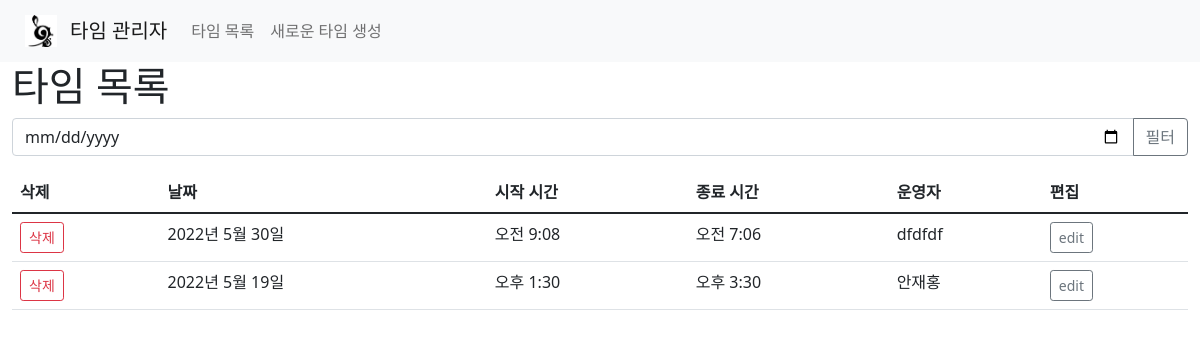
The page /time_manage/list/ on the database as committed earlier.
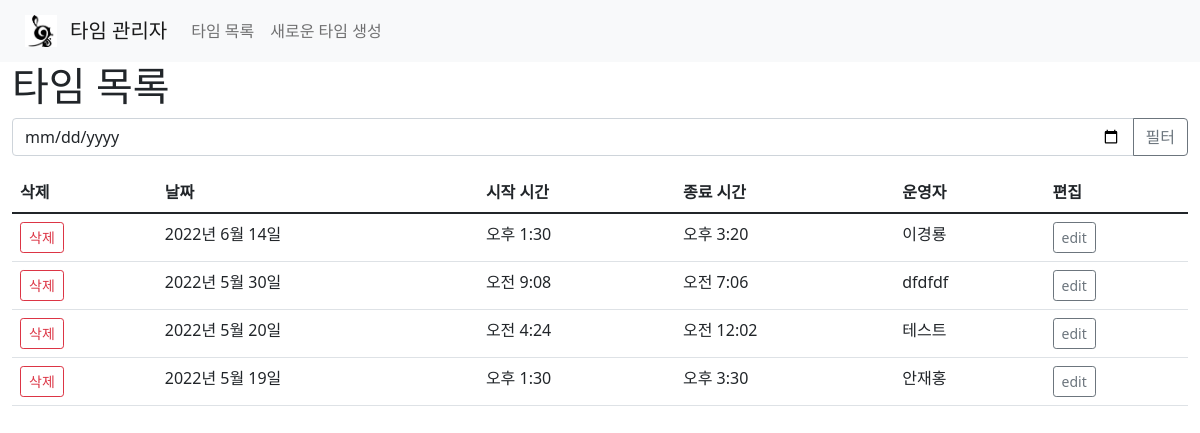
The same page on the database as committed later.
### time_manage/models.py (models this page shows, shortened)
class TimeInfo(models.Model):
    time_date = models.DateField()
    time_start = models.TimeField()
    time_end = models.TimeField()
    time_manager = models.CharField(max_length=100)
    time_manager_time = models.CharField(max_length=100)
    time_unique_id = models.UUIDField(default=uuid.uuid4, editable=False, unique=True)
    time_comment_music = models.TextField(default="")
    time_comment_gigi = models.TextField(default="")
    time_comment_etc = models.TextField(default="")
    class Meta:
        verbose_name = '타임 정보'
        verbose_name_plural = '타임 정보'
        ordering = ['-time_date', '-time_start']

### time_manage/views.py (the view)
# urls.py: path('list/', views.list, name='list'),
def list(request):
    _var = {"time_info" : TimeInfo.objects.all()}
    if request.method =="POST":
        if request.POST.get("filter_time_by_date"):
            _form = FilterTime(request.POST)
            if _form.is_valid():
                _time_date= _form.cleaned_data["_time_date"]
                _var["time_info"] = TimeInfo.objects.filter(time_date=_time_date)
                return render(request, 'time_manage/list.html', _var)
            else:
                print(f'\n\nform is not valid\n\n')
        else:
            print(f'\n\nresponse method is POST, {request.POST}\n\n')
    else:
        print(f'\n\nresponse method is not POST\n\n')
    return render(request, 'time_manage/list.html', _var)

### time_manage/templates/time_manage/list.html (shortened to what this page needs)
{% extends 'time_manage/base.html' %}
{% block body %}
    <h1>타임 목록</h1>
    <form method="post" action="#">
        <div class="input-group mb-3">
            <input type="date" class="form-control" placeholder='날짜 필터'aria-label="date filter" aria-describedby="filter_time_by_date_submit" name="_time_date">
            <button class="btn btn-outline-secondary" type="submit" id="filter_time_by_date_submit" name="filter_time_by_date" value="filter_time_by_date">필터</button>
        </div>
    </form>
    <table class="table">
        <thead>
            <tr>
                <th scope="col">삭제</th>
                <th scope="col">날짜</th>
                <th scope="col">시작 시간</th>
                <th scope="col">종료 시간</th>
                <th scope="col">운영자</th>
                <th scope="col">편집</th>
            </tr>
        </thead>
        <tbody>
            {% for ti in time_info %}
                    <tr>
                        <td><a class="btn btn-outline-danger btn-sm" href="/time_manage/delete_time_confirm/{{ti.time_unique_id}}">삭제</a></td>
                        <td>{{ti.time_date}}</td>
                        <td>{{ti.time_start}}</td>
                        <td>{{ti.time_end}}</td>
                        <td>{{ti.time_manager}}</td>
                        <td><a class="btn btn-outline-secondary btn-sm" href="/time_manage/{{ti.time_unique_id}}">edit</a></td>
                    </tr>
            {% endfor %}
        </tbody>
    </table>
{% endblock %}

### time_manage/templates/time_manage/base.html (shortened to what this page needs)
<!doctype html>
<html>
  <head>
    <link href="https://cdn.jsdelivr.net/npm/bootstrap@5.1.3/dist/css/bootstrap.min.css" rel="stylesheet">
  </head>
  <body>
    {% block navigation_bar %}
    <nav class="navbar navbar-expand-lg navbar-light bg-light">
        <div class="container-fluid">
          {% load static %}
          <a class='btn btn-clear' href="/"><img src="{% static 'images/sorijigi_logo.png' %}" style="width: 2em; height: 2em"></a>
          <a class="navbar-brand" href="/time_manage/">타임 관리자</a>
          <div class="collapse navbar-collapse" id="navbarNav">
            <ul class="navbar-nav">
              <li class="nav-item">
                <a class="nav-link" href="/time_manage/list">타임 목록</a>
              </li>
              <li class="nav-item">
                <a class="nav-link" href="/time_manage/create">새로운 타임 생성</a>
              </li>
            </ul>
          </div>
        </div>
    </nav>
    {% endblock %}
    <div id="body_container" class="container-fluid" sytle="padding : 5vm">
    {% block body %}{% endblock %}
    </div>
  </body>
</html>

Rows that differ between the two databases and show on the page:
added TimeInfo: time_date "2022년 6월 14일", time_start "오후 1:30", time_end "오후 3:20", time_manager "이경룡"
added TimeInfo: time_date "2022년 5월 20일", time_start "오전 4:24", time_end "오전 12:02", time_manager "테스트"
